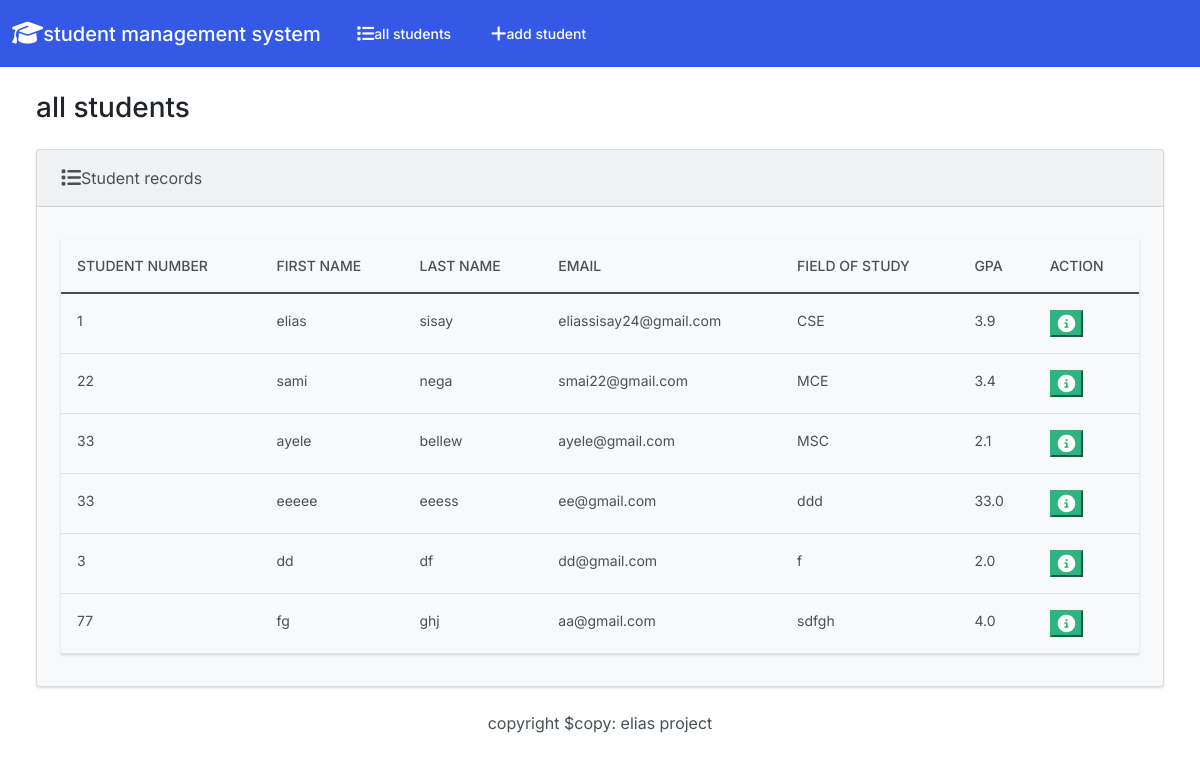
Before: / with the older database file.
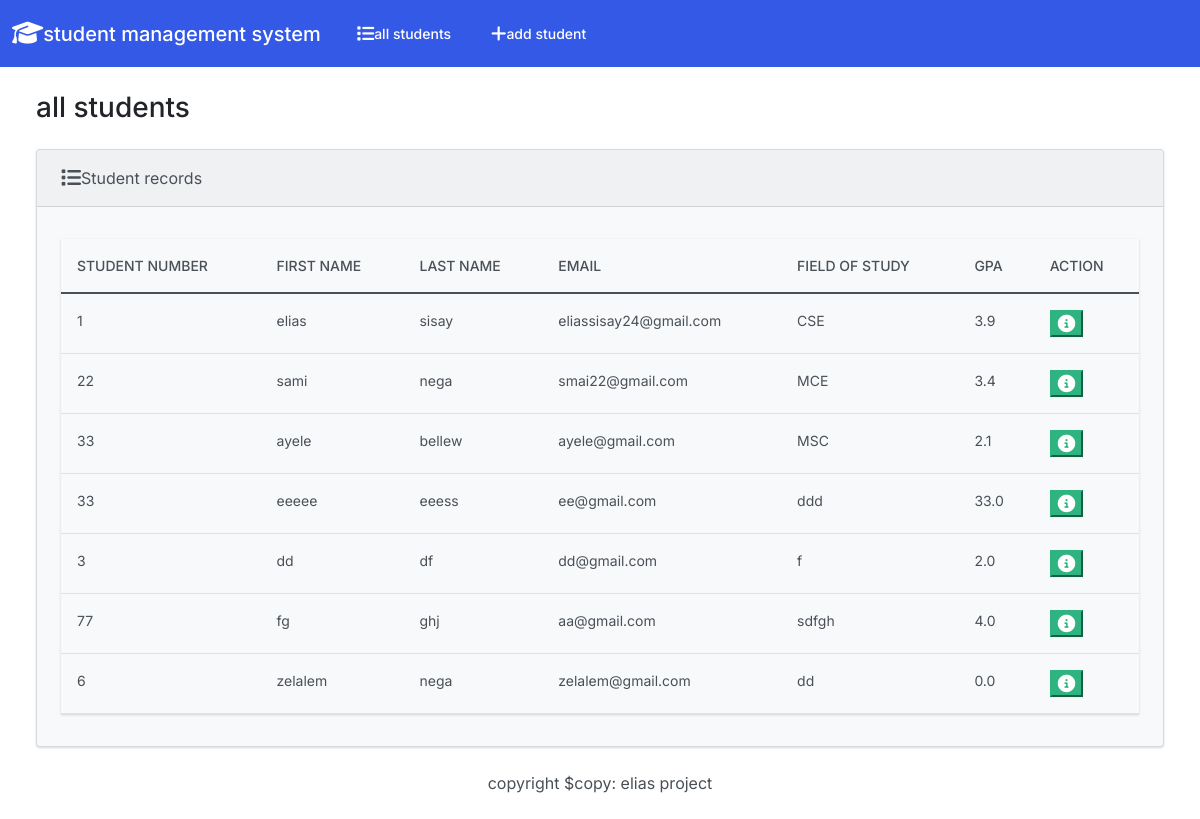
After: the same page with the newer database file.
### students/models.py (models this page shows, shortened)
class Students(models.Model):
    student_number=models.PositiveBigIntegerField()
    first_name=models.CharField(max_length=50)
    last_name=models.CharField(max_length=50)
    email=models.EmailField(max_length=50)
    field_if_study=models.CharField(max_length=50)
    gpa=models.FloatField()

### students/views.py (the view)
# urls.py: path('',views.index,name='index'),
def index(request):
    return render(request,'students/index.html',{
        'students':Students.objects.all()
    })

### students/templates/students/index.html (shortened to what this page needs)
{% extends "students/base.html" %}
{% block body%}
    <h3 class="m-4">all students</h3>
    <div class="row">
        <div class="col-12">
            {% if students %}
            <div class="card bg-light ms-4 me-4 mb-4">
                <div class="card-header">
                    <i class="fa-solid fa-list fa-lg"></i>Student records
                </div>
                <div class="card-body">
                  <p class="card-text">
                    <div class="tabel-resposive">
<table class="table table-hover">
    <thead>
      <tr>
        <th scope="col">Student Number</th>
        <th scope="col">First Name</th>
        <th scope="col">Last Name</th>
        <th scope="col">Email</th>
        <th scope="col">Field of Study</th>
        <th scope="col">GPA</th>
        <th scope="col">Action</th>
      </tr>
    </thead>
    <tbody>
     {% for student in students %}
     <tr>
        <td>{{ student.student_number }}</td>
        <td>{{ student.first_name }}</td>
        <td>{{ student.last_name}}</td>
        <td>{{ student.email }}</td>
        <td>{{ student.field_if_study }}</td>
        <td>{{ student.gpa }}</td>
        <td>
            <button type="button" class="btn-success me-1" href="{% url 'view_student' student.id %}" data-bs-toggle="modal" data-bs-target="#myModal{{student.id}}"></button>
        </td>
     </tr>
     {% endfor %}
    </tbody>
  </table>
                    </div>
                  </p>
                </div>
              </div>
            {% else %}
            <h5 class="alert alert-primary ms-4 me-4">NO Student Record</h5>
            {% endif %}
        </div>
    {% endblock %}

### students/templates/students/base.html (shortened to what this page needs)
{% load static %}
<!DOCTYPE html>
<head>
    <link rel="stylesheet" href="https://cdnjs.cloudflare.com/ajax/libs/font-awesome/6.1.1/css/all.min.css" />
    <link href="{% static 'css/bootstrap.min.css' %}" rel="stylesheet">
    <body class="d-flex flex-column min-vh-100">
<nav class="navbar navbar-expand-lg navbar-dark bg-primary">
    <div class="container-fluid">
      <a class="navbar-brand" href="{% url 'index' %}">
        <i class="fa-solid fa-graduation-cap fa-lg"></i>student management system</a>
      <div class="collapse navbar-collapse" id="navbarColor01">
        <ul class="navbar-nav me-auto">
          <li class="nav-item">
            <a class="nav-link" href="{% url 'index' %}">
                all students</a>
          </li>
          <li class="nav-item">
            <a class="nav-link" href="{% url 'add' %}">
                add student</a>
          </li>
        </ul>
      </div>
    </div>
  </nav>
  <div class="container-fluid">
   {% block body %}
   {% endblock %}
  </div>
  <footer class="mt-auto mb-4">
    <div class="text-center">
        <span>
            copyright $copy: <script>document.write(new Data().getFullYear())</script>elias project
        </span>
    </div>
  </footer>
    </body>
</head>

Changed rows visible on the page:
added Students: student_number "6", first_name "zelalem", last_name "nega", email "zelalem@gmail.com", field_if_study "dd", gpa "0.0"
